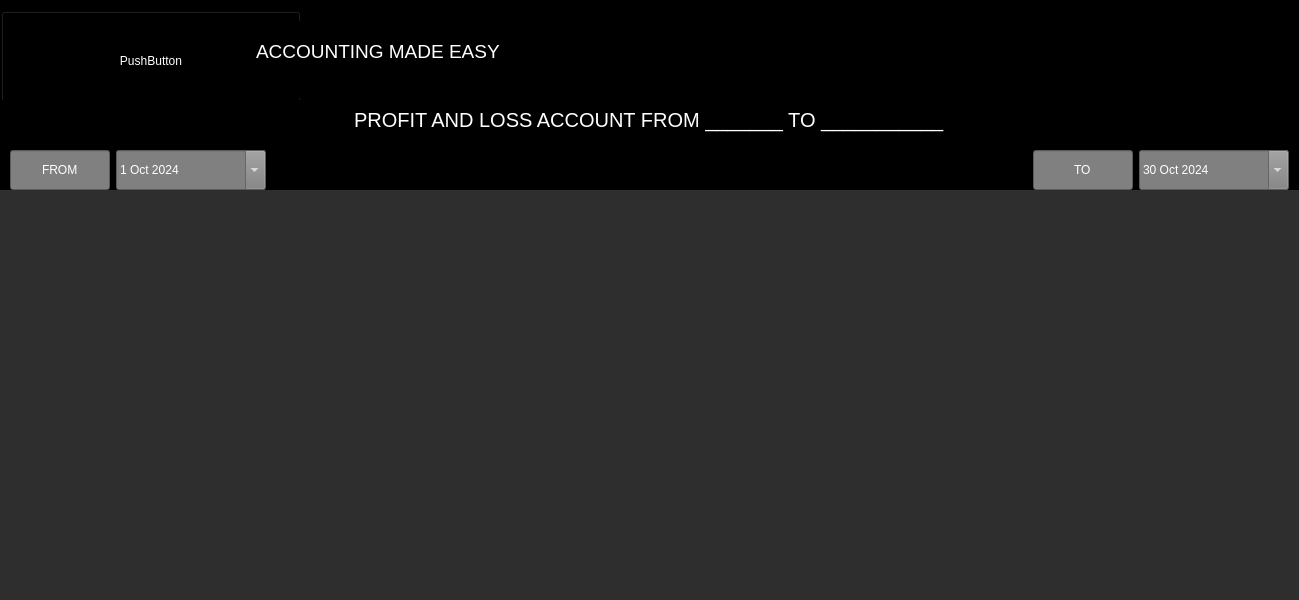
<?xml version="1.0" encoding="UTF-8"?>
<ui version="4.0">
 <class>PLAccount</class>
 <widget class="QMainWindow" name="PLAccount">
  <property name="geometry">
   <rect>
    <x>0</x>
    <y>0</y>
    <width>1299</width>
    <height>600</height>
   </rect>
  </property>
  <property name="windowTitle">
   <string>PLAccount</string>
  </property>
  <property name="styleSheet">
   <string notr="true">background-color:black;
color:white;</string>
  </property>
  <widget class="QWidget" name="centralwidget">
   <property name="styleSheet">
    <string notr="true">QTreeView {
    background-color: #2e2e2e; /* Dark background */
    color: white; /* White text color */
    alternate-background-color: #3e3e3e; /* Slightly lighter background for alternate rows */
    border: none;
    font: 12pt 'Arial'; /* Font settings */
}

QHeaderView::section {
    background-color: #1f1f1f; /* Dark header background */
    color: white; /* White header text */
    border: none;
    padding: 5px;
    font-weight: bold;
}

QTreeView::item {
    border-bottom: 1px solid #444; /* Border between rows */
	height:40px;
}
</string>
   </property>
   <layout class="QVBoxLayout" name="verticalLayout">
    <property name="spacing">
     <number>0</number>
    </property>
    <property name="leftMargin">
     <number>0</number>
    </property>
    <property name="topMargin">
     <number>0</number>
    </property>
    <property name="rightMargin">
     <number>0</number>
    </property>
    <property name="bottomMargin">
     <number>0</number>
    </property>
    <item>
     <widget class="QStackedWidget" name="UpperLogoBar">
      <property name="minimumSize">
       <size>
        <width>0</width>
        <height>100</height>
       </size>
      </property>
      <property name="maximumSize">
       <size>
        <width>16777215</width>
        <height>100</height>
       </size>
      </property>
      <property name="styleSheet">
       <string notr="true">background-color:black;</string>
      </property>
      <property name="frameShape">
       <enum>QFrame::StyledPanel</enum>
      </property>
      <property name="frameShadow">
       <enum>QFrame::Raised</enum>
      </property>
      <widget class="QWidget" name="LogoStack">
       <property name="minimumSize">
        <size>
         <width>0</width>
         <height>100</height>
        </size>
       </property>
       <property name="maximumSize">
        <size>
         <width>16777215</width>
         <height>100</height>
        </size>
       </property>
       <widget class="QTextEdit" name="Motto">
        <property name="geometry">
         <rect>
          <x>250</x>
          <y>20</y>
          <width>914</width>
          <height>80</height>
         </rect>
        </property>
        <property name="cursor" stdset="0">
         <cursorShape>IBeamCursor</cursorShape>
        </property>
        <property name="styleSheet">
         <string notr="true">margin-bottom:3px;
color:white;</string>
        </property>
        <property name="readOnly">
         <bool>true</bool>
        </property>
        <property name="html">
         <string>&lt;!DOCTYPE HTML PUBLIC &quot;-//W3C//DTD HTML 4.0//EN&quot; &quot;http://www.w3.org/TR/REC-html40/strict.dtd&quot;&gt;
&lt;html&gt;&lt;head&gt;&lt;meta name=&quot;qrichtext&quot; content=&quot;1&quot; /&gt;&lt;meta charset=&quot;utf-8&quot; /&gt;&lt;style type=&quot;text/css&quot;&gt;
p, li { white-space: pre-wrap; }
hr { height: 1px; border-width: 0; }
li.unchecked::marker { content: &quot;\2610&quot;; }
li.checked::marker { content: &quot;\2612&quot;; }
&lt;/style&gt;&lt;/head&gt;&lt;body style=&quot; font-family:'Sans Serif'; font-size:9pt; font-weight:400; font-style:normal;&quot;&gt;
&lt;p style=&quot;-qt-paragraph-type:empty; margin-top:0px; margin-bottom:0px; margin-left:0px; margin-right:0px; -qt-block-indent:0; text-indent:0px;&quot;&gt;&lt;br /&gt;&lt;/p&gt;
&lt;p style=&quot; margin-top:0px; margin-bottom:0px; margin-left:0px; margin-right:0px; -qt-block-indent:0; text-indent:0px;&quot;&gt;&lt;span style=&quot; font-size:14pt;&quot;&gt;ACCOUNTING MADE EASY&lt;/span&gt;&lt;/p&gt;&lt;/body&gt;&lt;/html&gt;</string>
        </property>
       </widget>
       <widget class="QPushButton" name="LogoButton">
        <property name="geometry">
         <rect>
          <x>0</x>
          <y>10</y>
          <width>300</width>
          <height>100</height>
         </rect>
        </property>
        <property name="minimumSize">
         <size>
          <width>300</width>
          <height>100</height>
         </size>
        </property>
        <property name="cursor">
         <cursorShape>PointingHandCursor</cursorShape>
        </property>
        <property name="text">
         <string>PushButton</string>
        </property>
        <property name="icon">
         <iconset>
          <activeon>:/images/AppLogo.png</activeon>
         </iconset>
        </property>
        <property name="iconSize">
         <size>
          <width>300</width>
          <height>100</height>
         </size>
        </property>
       </widget>
       <zorder>LogoButton</zorder>
       <zorder>Motto</zorder>
      </widget>
     </widget>
    </item>
    <item>
     <widget class="QLineEdit" name="Title">
      <property name="minimumSize">
       <size>
        <width>300</width>
        <height>40</height>
       </size>
      </property>
      <property name="font">
       <font>
        <pointsize>15</pointsize>
       </font>
      </property>
      <property name="text">
       <string>PROFIT AND LOSS ACCOUNT FROM _______ TO ___________</string>
      </property>
      <property name="alignment">
       <set>Qt::AlignCenter</set>
      </property>
      <property name="readOnly">
       <bool>true</bool>
      </property>
     </widget>
    </item>
    <item>
     <widget class="QFrame" name="frame">
      <property name="minimumSize">
       <size>
        <width>0</width>
        <height>50</height>
       </size>
      </property>
      <property name="maximumSize">
       <size>
        <width>16777215</width>
        <height>50</height>
       </size>
      </property>
      <property name="frameShape">
       <enum>QFrame::StyledPanel</enum>
      </property>
      <property name="frameShadow">
       <enum>QFrame::Raised</enum>
      </property>
      <layout class="QHBoxLayout" name="horizontalLayout">
       <item>
        <widget class="QLineEdit" name="lineEdit">
         <property name="minimumSize">
          <size>
           <width>100</width>
           <height>40</height>
          </size>
         </property>
         <property name="maximumSize">
          <size>
           <width>100</width>
           <height>100</height>
          </size>
         </property>
         <property name="styleSheet">
          <string notr="true">background-color:gray;</string>
         </property>
         <property name="text">
          <string>FROM</string>
         </property>
         <property name="alignment">
          <set>Qt::AlignCenter</set>
         </property>
         <property name="readOnly">
          <bool>true</bool>
         </property>
        </widget>
       </item>
       <item>
        <widget class="QDateEdit" name="ReadFromDate">
         <property name="minimumSize">
          <size>
           <width>150</width>
           <height>40</height>
          </size>
         </property>
         <property name="styleSheet">
          <string notr="true">background-color:gray;</string>
         </property>
         <property name="calendarPopup">
          <bool>true</bool>
         </property>
         <property name="date">
          <date>
           <year>2024</year>
           <month>10</month>
           <day>1</day>
          </date>
         </property>
        </widget>
       </item>
       <item>
        <spacer name="horizontalSpacer">
         <property name="orientation">
          <enum>Qt::Horizontal</enum>
         </property>
         <property name="sizeHint" stdset="0">
          <size>
           <width>752</width>
           <height>20</height>
          </size>
         </property>
        </spacer>
       </item>
       <item>
        <widget class="QLineEdit" name="lineEdit_2">
         <property name="minimumSize">
          <size>
           <width>100</width>
           <height>40</height>
          </size>
         </property>
         <property name="maximumSize">
          <size>
           <width>100</width>
           <height>16777215</height>
          </size>
         </property>
         <property name="styleSheet">
          <string notr="true">background-color:gray;</string>
         </property>
         <property name="text">
          <string>TO</string>
         </property>
         <property name="alignment">
          <set>Qt::AlignCenter</set>
         </property>
         <property name="readOnly">
          <bool>true</bool>
         </property>
        </widget>
       </item>
       <item>
        <widget class="QDateEdit" name="ReadToDate">
         <property name="minimumSize">
          <size>
           <width>150</width>
           <height>40</height>
          </size>
         </property>
         <property name="styleSheet">
          <string notr="true">background-color:gray;</string>
         </property>
         <property name="calendarPopup">
          <bool>true</bool>
         </property>
         <property name="date">
          <date>
           <year>2024</year>
           <month>10</month>
           <day>30</day>
          </date>
         </property>
        </widget>
       </item>
      </layout>
     </widget>
    </item>
    <item>
     <widget class="QTreeView" name="PLTable">
      <property name="autoExpandDelay">
       <number>2</number>
      </property>
      <attribute name="headerMinimumSectionSize">
       <number>500</number>
      </attribute>
      <attribute name="headerDefaultSectionSize">
       <number>100</number>
      </attribute>
     </widget>
    </item>
   </layout>
  </widget>
 </widget>
 <resources/>
 <connections/>
</ui>
